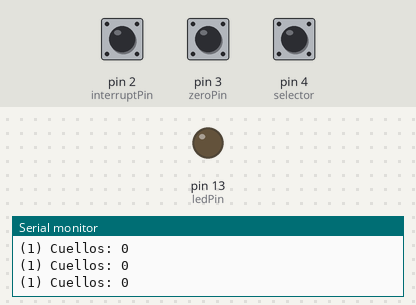
This sketch was run on a simulated Arduino Uno, built with avr-gcc and run on an emulated ATmega328P. On the bench: output pins drawn as LEDs (lit = HIGH), the last lines printed to the serial monitor. Inputs (shaded band) come from the test bench; at power-on: pin 2 (interruptPin) HIGH, pin 3 (zeroPin) HIGH, pin 4 (selector) HIGH.

Above: at 1.2 s.
1.3 s: pin 2 (interruptPin) pulled LOW for 0.15 s
At 2.3 s:
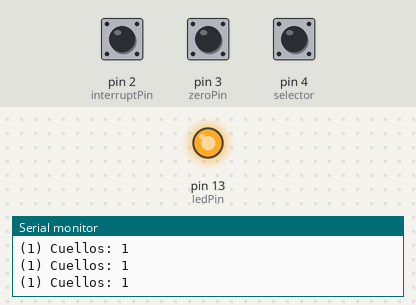
15.0 s: pin 2 (interruptPin) pulled LOW for 1 s
At 16.2 s:
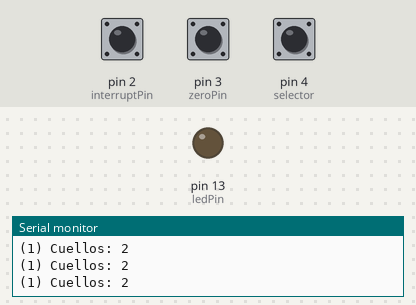
Timing chart, 0 to 18.0 s (numbered marks = the images above; inputs shaded):
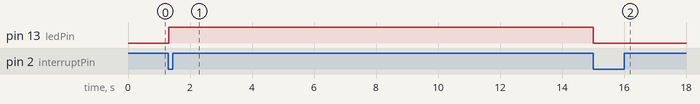

Measured:
- after the input at 1.3 s, pin 13 (ledPin): LOW → HIGH at once
- after the input at 15.0 s, pin 13 (ledPin): HIGH → LOW at once

The sketch:

contador_cuellos.ino
```cpp
// INTERRUPCION PARA ENCODER FUNCINANDO CON CONTROL DE RUIDO EN LECTURA

// PINS
const byte ledPin       = 13;   // pin de led solo para monitorear
const byte interruptPin = 2;    // pin al que esta conectada la interrupcion
const byte zeroPin      = 3;    // boton setear a cero la longiud y el peso
const byte selector     = 4;    // boton setear a cero la longiud y el peso
const int bounce     = 100;    // retardo para evitar rebote en lectura de interrupcion, entre mayor mas estable, pero si el tiempo es muy largo podria dejar pasar objetos sin detectar

volatile byte state = LOW;      // para el led de la board
unsigned long time1, time2;     // variables para guardar tiempo de ejecucion y eliminar lecuras falsas
bool p = false, f = true;       // bandeas para controlar y eliminar lecturas falsas
const float largo_radio = 0.06; // perimetro entre un radio y otro
int cantidad= 0;                // variable global para acumular el largo
int tipo=1;

void setup() {
  Serial.begin(9600);
  pinMode(ledPin, OUTPUT);
  pinMode(zeroPin, INPUT_PULLUP);                                           // activar pullup interno para el boton de tare/zero
  pinMode(selector, INPUT_PULLUP);                                           // activar pullup interno para el boton de tare/zero
  pinMode(interruptPin, INPUT_PULLUP);                                      // activar pullup interno de la interrupcion
  attachInterrupt(digitalPinToInterrupt(interruptPin), blink, FALLING);     // definir pin de interrupcion, nombre de la interrupcion, trigger de la interrupccion

}

void loop() {
  interrupcion();
  seleccion();
  zero();
  pantalla();
}

void pantalla(){
  int c;
  switch(tipo){
    case 1:
    Serial.print("(1) Cuellos: ");     // se envia por serial la informacion, probablementese cambie al loop principal
    c=cantidad;
    break;
    case 2:
    Serial.print("(2) Tiras: ");     // se envia por serial la informacion, probablementese cambie al loop principal
    c=cantidad/2;
    break;
    case 3:
    Serial.print("(3) Combos: ");     // se envia por serial la informacion, probablementese cambie al loop principal
    c=cantidad/3;
    break;
  }
  Serial.println(c);
}

void seleccion(){
    if(!digitalRead(selector)){
    tipo++;
    if(tipo>3){
      tipo=1;
    }
    delay(100);
    while(!digitalRead(selector)){
      delay(100);
    }
  }
}

void zero() { // funcion que lleva todas las variables a zero, sirve para calibrar la balanza y el odometro a zero
  if (!digitalRead(zeroPin)) {
    cantidad = 0;
    delay(100);
  }
}

void interrupcion() {
  if (p) {
    state = !state;
    p = false;
    cantidad++;
    digitalWrite(ledPin, state);
  }
  time2 = millis();            // las lineas siguiente controlan el tiempo que ocaciona rebote o lecturas en falso.
  if (time2 - time1 > bounce) {
    f = true;
  }
}

void blink() {
  if (f) {
    f = false;
    p = true;
    time1 = millis();
  }
}
```
